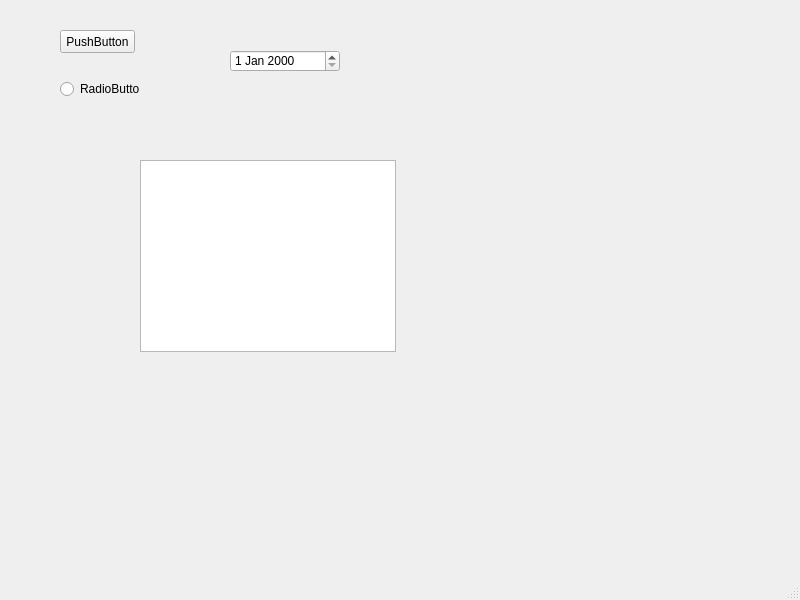
<?xml version="1.0" encoding="UTF-8"?>
<ui version="4.0">
 <class>MainWindow</class>
 <widget class="QMainWindow" name="MainWindow">
  <property name="geometry">
   <rect>
    <x>0</x>
    <y>0</y>
    <width>800</width>
    <height>600</height>
   </rect>
  </property>
  <property name="font">
   <font>
    <family>MS Sans Serif</family>
   </font>
  </property>
  <property name="windowTitle">
   <string>MainWindow</string>
  </property>
  <widget class="QWidget" name="centralwidget">
   <widget class="QPushButton" name="pushButton">
    <property name="geometry">
     <rect>
      <x>60</x>
      <y>30</y>
      <width>75</width>
      <height>23</height>
     </rect>
    </property>
    <property name="text">
     <string>PushButton</string>
    </property>
   </widget>
   <widget class="QRadioButton" name="radioButton">
    <property name="geometry">
     <rect>
      <x>60</x>
      <y>80</y>
      <width>80</width>
      <height>18</height>
     </rect>
    </property>
    <property name="text">
     <string>RadioButton</string>
    </property>
   </widget>
   <widget class="QTableView" name="tableView">
    <property name="geometry">
     <rect>
      <x>140</x>
      <y>160</y>
      <width>256</width>
      <height>192</height>
     </rect>
    </property>
   </widget>
   <widget class="QDateEdit" name="dateEdit">
    <property name="geometry">
     <rect>
      <x>230</x>
      <y>50</y>
      <width>110</width>
      <height>22</height>
     </rect>
    </property>
   </widget>
  </widget>
  <widget class="QMenuBar" name="menubar">
   <property name="geometry">
    <rect>
     <x>0</x>
     <y>0</y>
     <width>800</width>
     <height>22</height>
    </rect>
   </property>
  </widget>
  <widget class="QStatusBar" name="statusbar"/>
 </widget>
 <resources/>
 <connections/>
</ui>
